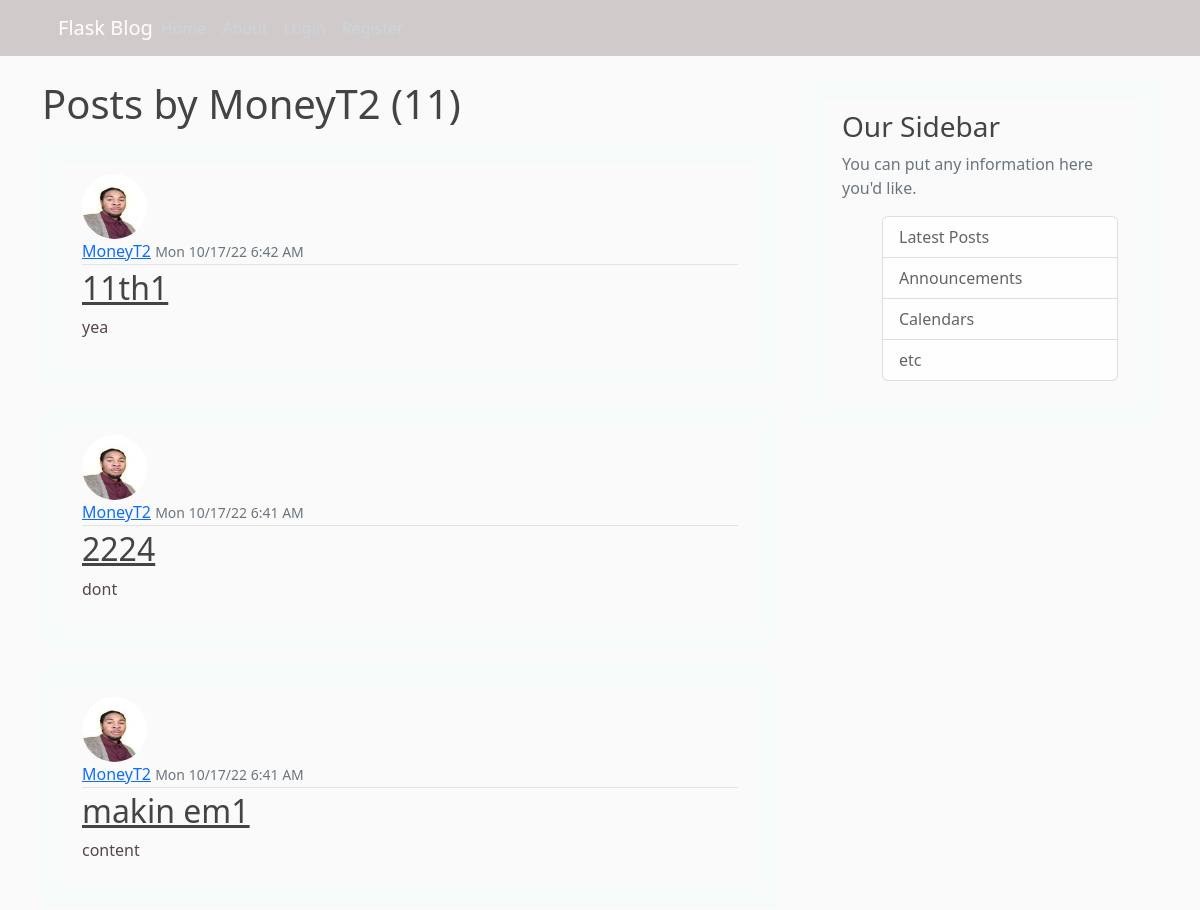
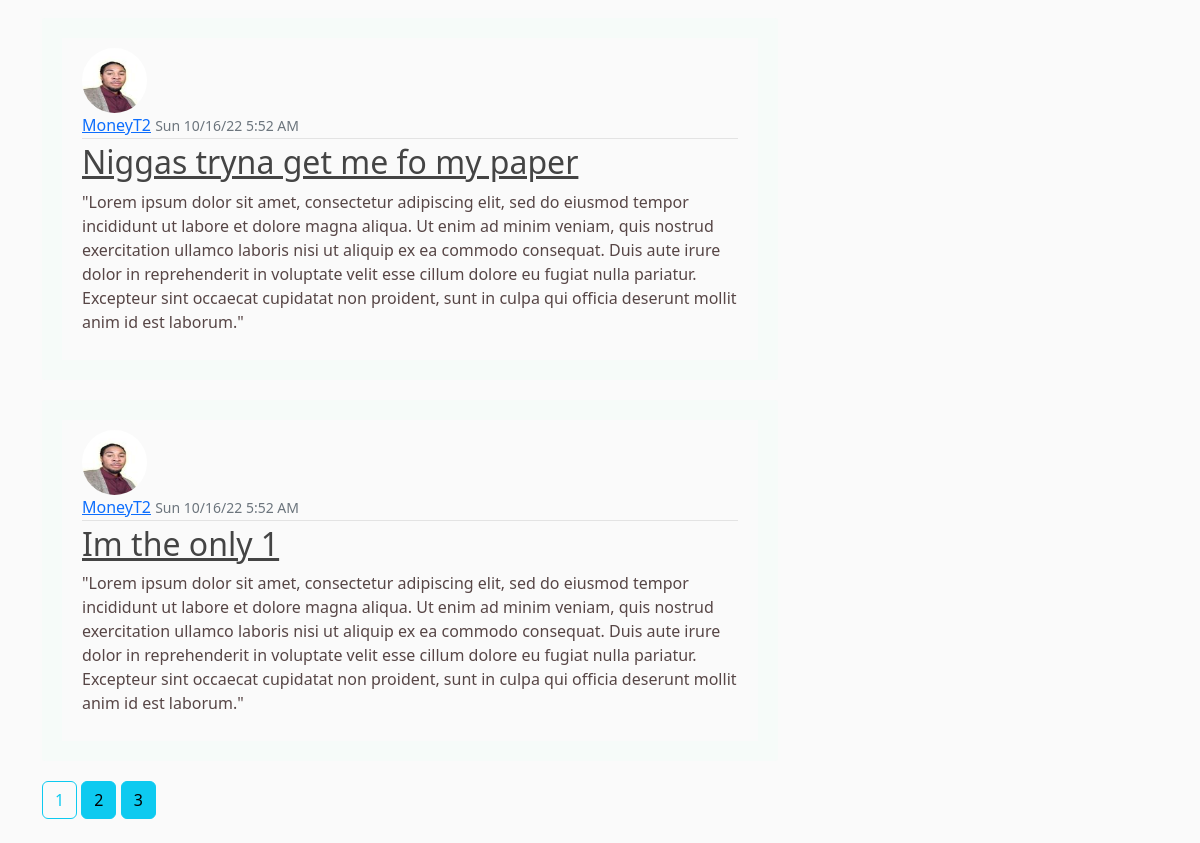
Page /user/MoneyT2 on the committed database (2 pictures, top to bottom).
### flask_blog/models.py (models this page shows, shortened)
class User(db.Model, UserMixin):
    id = db.Column(db.Integer, primary_key=True)
    username = db.Column(db.String(20), unique=True, nullable=False)
    email = db.Column(db.String(120), unique=True, nullable=False)
    image_file = db.Column(db.String(20), nullable=False, default='default.jpg')
    password = db.Column(db.String(20), unique=True, nullable=False)
    posts = db.relationship('Post', backref='author', lazy=True)

class Post(db.Model):
    id = db.Column(db.Integer, primary_key=True)
    title = db.Column(db.String(250), nullable=False)
    date_posted = db.Column(db.DateTime, nullable=False, default=datetime.utcnow)
    content = db.Column(db.Text, nullable=False)
    user_id = db.Column(db.Integer, db.ForeignKey('user.id'), nullable=False)

### flask_blog/users/routes.py (the view)
@users.route("/user/<string:username>")
def user_posts(username):
    page = request.args.get('page', 1, type=int)
    user = User.query.filter_by(username=username).first_or_404()
    posts = Post.query.filter_by(author=user)\
        .order_by(Post.date_posted.desc())\
        .paginate(per_page=5)
    return render_template('user_posts.html', posts=posts, user=user)

### flask_blog/templates/user_posts.html
{% extends "layout.html" %}
{% block content %}
    <h1 class="mb-3">Posts by {{ user.username }} ({{ posts.total }})</h1>
    {% for post in posts.items %}
        <article class="media content-section">
          <img class="rounded-circle article-img" src="{{ url_for('static', filename='profile_pics/' + post.author.image_file) }}" alt="pic">
            <div class="media-body">
              <div class="article-metadata">
                <a class="mr-2" href="{{ url_for('users.user_posts', username=post.author.username) }}">{{ post.author.username }}</a>
                <small class="text-muted">{{ post.date_posted.strftime('%a %m/%d/%y %-I:%M %p') }}</small>
              </div>
              <h2><a class="article-title" href="{{ url_for('posts.post', post_id=post.id) }}">{{ post.title }}</a></h2>
              <p class="article-content">{{ post.content }}</p>
            </div>
        </article>
    {% endfor %}
    {% for page_num in posts.iter_pages(left_edge=1, right_edge=1, left_current=1, right_current=2) %}
        {% if page_num %}
            {% if posts.page == page_num %}
            <a class="btn btn-outline-info mb-4" href="{{ url_for('users.user_posts', username=user.username, page=page_num)}}">{{ page_num }}</a>
        {% else %}
            <a class="btn btn-info mb-4" href="{{ url_for('users.user_posts', username=user.username, page=page_num)}}">{{ page_num }}</a>
        {% endif %}
      {% else %}
        ...
      {% endif %}
    {% endfor %}
{% endblock content %}

### flask_blog/static/main.css (style rules this page uses)
body { background: #fafafa; color: #574646; margin-top: 5rem; }
h1, h2, h3, h4, h5, h6 { color: #444444; }
.content-section { background: #fafafae7; padding: 10px 20px; border: 20px solid #00ff8805; border-radius: 3px; margin-bottom: 20px; }
.article-title { color: #444444; }
.article-content { white-space: pre-line; }
.article-img { height: 65px; width: 65px; margin-right: 16px; }
.article-metadata { padding-bottom: 1px; margin-bottom: 4px; border-bottom: 1px solid #e3e3e3 }

### rows in the picture
User: username "MoneyT2"
Post: image_file (picture), author.username "MoneyT2", date_posted "Mon 10/17/22 6:42 AM", title "11th1", content "yea"
Post: image_file (picture), author.username "MoneyT2", date_posted "Mon 10/17/22 6:41 AM", title "2224", content "dont"
Post: image_file (picture), author.username "MoneyT2", date_posted "Mon 10/17/22 6:41 AM", title "makin em1", content "content"
Post: image_file (picture), author.username "MoneyT2", date_posted "Sun 10/16/22 5:52 AM", title "Niggas tryna get me fo my paper", content "\"Lorem ipsum dolor sit amet, consectetur adipiscing elit, sed do eiusmod tempor incididunt ut labore et dolore magna aliqua. Ut enim ad minim veniam, quis nostrud exercitation ullamco laboris nisi ut aliquip ex ea commodo consequat. Duis aute irure dolor in reprehenderit in voluptate velit esse cillum dolore eu fugiat nulla pariatur. Excepteur sint occaecat cupidatat non proident, sunt in culpa qui officia deserunt mollit anim id est laborum.\""
Post: image_file (picture), author.username "MoneyT2", date_posted "Sun 10/16/22 5:52 AM", title "Im the only 1", content "\"Lorem ipsum dolor sit amet, consectetur adipiscing elit, sed do eiusmod tempor incididunt ut labore et dolore magna aliqua. Ut enim ad minim veniam, quis nostrud exercitation ullamco laboris nisi ut aliquip ex ea commodo consequat. Duis aute irure dolor in reprehenderit in voluptate velit esse cillum dolore eu fugiat nulla pariatur. Excepteur sint occaecat cupidatat non proident, sunt in culpa qui officia deserunt mollit anim id est laborum.\""

### other values in the picture
{{ posts.total }} "11"
{{ page_num }} "1"
{{ page_num }} "2" "3"
